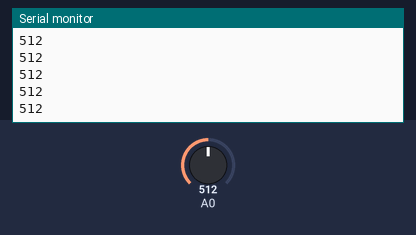
The sketch below on a simulated Arduino Uno, built with avr-gcc and run on an emulated ATmega328P. Shown: the last lines printed to the serial monitor. Inputs (shaded band) come from the test bench; at power-on: A0 = 512.

Above: at 1.2 s.
1.3 s: A0 set to 716
At 2.3 s:
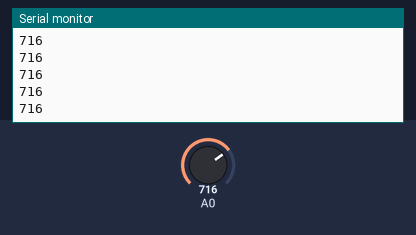
2.8 s: A0 set to 900
At 3.3 s:
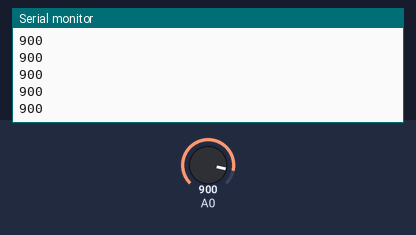
Timing chart, 0 to 5.8 s (numbered marks = the images above; inputs shaded):
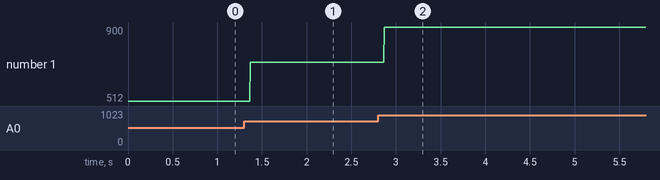

Measured:
- after the input at 1.3 s, the serial monitor: prints a new line after 0.07 s (image 1)
- after the input at 2.8 s, the serial monitor: prints a new line after 0.07 s (image 2)
- plotted number 1: 512 → 716 after the input at 1.3 s, 716 → 900 after the input at 2.8 s

The sketch:

Sound.ino
```cpp
#include "GeneralAnalogSensor.h"

GeneralAnalogSensor sound;

void setup()
{
    Serial.begin(9600);
    sound.setPin(A0,INPUT);
}

void loop()
{
    Serial.println(sound.getValue());
}
```

GeneralAnalogSensor.cpp
```cpp
#include <Arduino.h>
#include "GeneralAnalogSensor.h"

GeneralAnalogSensor::GeneralAnalogSensor()
{

}

GeneralAnalogSensor::~GeneralAnalogSensor()
{

}

void GeneralAnalogSensor::setPin(uint8_t pin, uint8_t mode)
{
    this->_pin = pin;
    pinMode(pin,mode);
}

int GeneralAnalogSensor::getValue()
{
    return analogRead(this->_pin);
}

void GeneralAnalogSensor::setValue(int value)
{
    analogWrite(this->_pin,value);
}
```

GeneralAnalogSensor.h
```cpp
#ifndef _GENERALANALOGSENSOR_H_
#define _GENERALANALOGSENSOR_H_


class GeneralAnalogSensor
{
public:
    GeneralAnalogSensor();
    ~GeneralAnalogSensor();
public:
    void setPin(uint8_t pin, uint8_t mode);
    int getValue();
    void setValue(int value);

private:
    uint8_t _pin;
};


#endif
```
